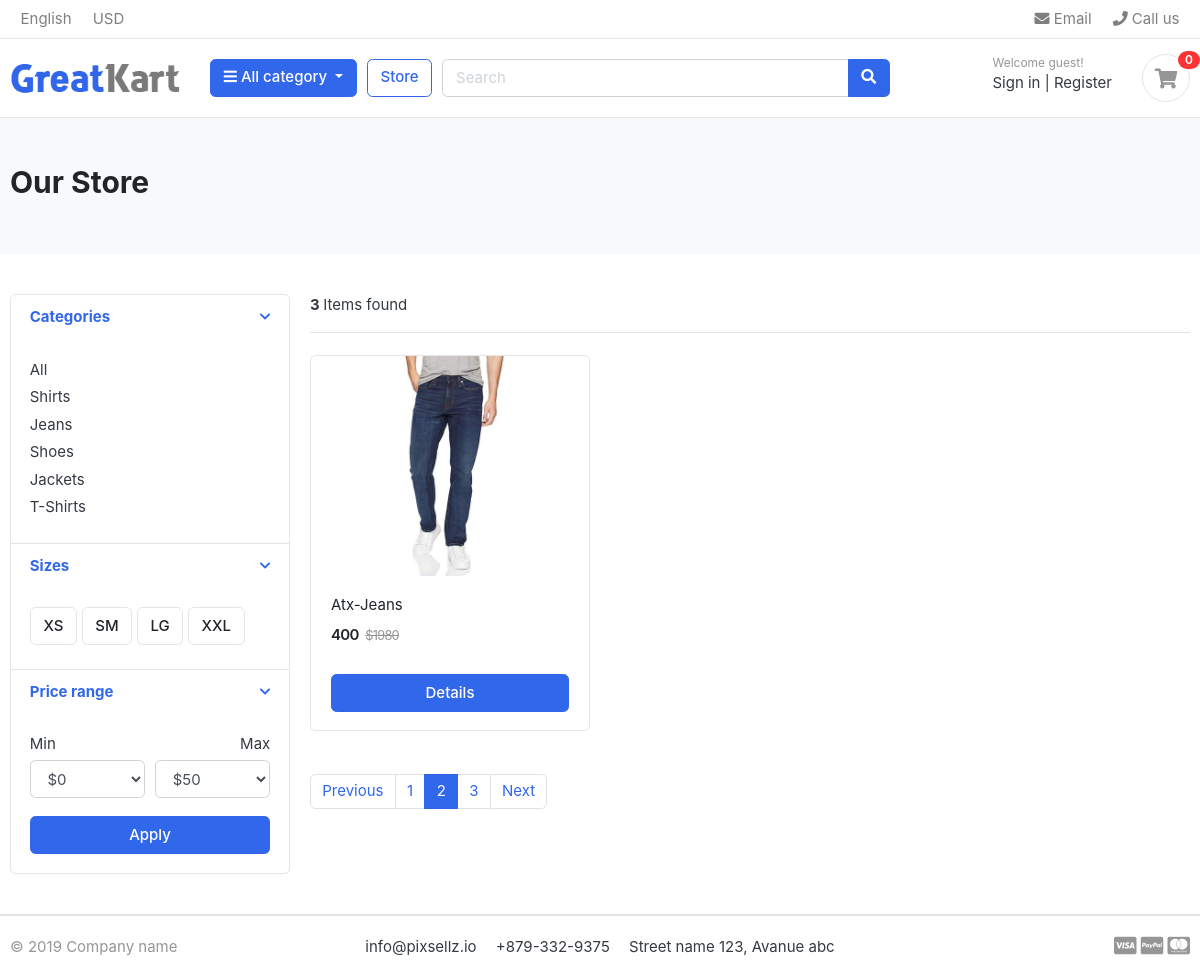
Page /store/?page=2 on the earlier database version.
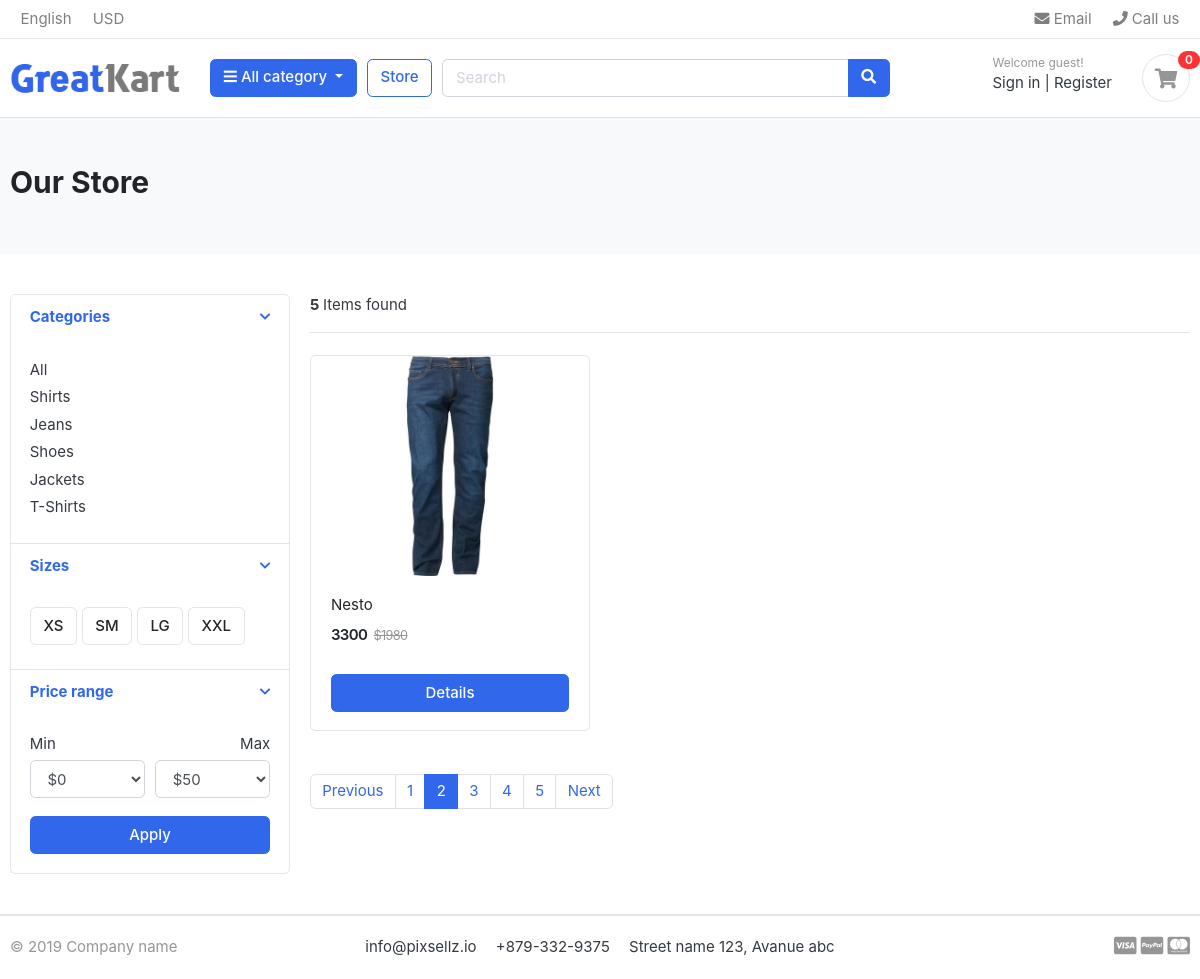
Same page on the later database version.
### category/models.py (models this page shows, shortened)
class Category(models.Model):
    category_name = models.CharField(max_length=50,unique=True)
    slug = models.SlugField(max_length=100,unique=True)
    description = models.TextField(max_length=250)
    cat_image = models.ImageField(upload_to='photos/categories', blank=True)
    class Meta:
        verbose_name = 'category'
        verbose_name_plural = 'categories'
    def get_url(self):
            return reverse('products_by_category', args=[self.slug])

### store/models.py (models this page shows, shortened)
class Product(models.Model):
    product_name = models.CharField(max_length=200, unique=True)
    slug = models.SlugField(max_length=200, unique=True)
    product_description=models.TextField(max_length=500, unique=True)
    price = models.IntegerField()
    images = models.ImageField(upload_to='photos/products')
    stock = models.IntegerField()
    is_available = models.BooleanField(default=True)
    category = models.ForeignKey(Category, on_delete=models.CASCADE)
    created_date = models.DateTimeField(auto_now_add=True)
    modified_date= models.DateTimeField(auto_now=True)
    def get_url(self):
        return reverse('product_detail', args=[self.category.slug, self.slug])

### store/views.py (the view)
# urls.py: path('store/', include('store.urls')),
def store(request, category_slug=None):
    products = None
    categories = None
    if category_slug != None:
        categories = get_object_or_404(Category,slug = category_slug)
        products = Product.objects.filter(category = categories, is_available = True).order_by('-created_date')
        paginator = Paginator(products,1)
        page = request.GET.get('page')
        paged_products = paginator.get_page(page)
        product_count = products.count()
    else:
        products = Product.objects.all().filter(is_available = True).order_by('-created_date')
        paginator = Paginator(products,1)
        page = request.GET.get('page')
        paged_products = paginator.get_page(page)
        product_count = products.count()
    context = {
        'products':paged_products,
        'product_count':product_count
    }
    return render(request, 'store/store.html', context)

### carts/context_processors.py (called while the page is built)
def counter(request):
    cart_count = 0
    if 'admin' in request.path:
        return {}
    else:
        try:
            cart = Cart.objects.filter(cart_id=_cart_id(request))
            cart_items= CartItem.objects.all().filter(cart=cart[:1])
            for cart_item in cart_items:
                cart_count = cart_count + cart_item.quantity
        except Cart.DoesNotExist:
            cart_count=0
    return dict(cart_count=cart_count)

### carts/views.py (called while the page is built)
def _cart_id(request):
    cart = request.session.session_key
    if not cart:
        cart = request.session.create()
    return cart

### category/context_processors.py (called while the page is built)
def menu_links(request):
    links = Category.objects.all()
    return dict(links=links)

### templates/store/store.html (shortened to what the changed rows need)
{% extends 'base.html'%}
{% load static %}
{% block content %}
<section class="section-pagetop bg">
    <div class="container">
        {% if 'search' in request.path %}
        <h2 class="title-page">Search Results</h2>
        {%else%}
        <h2 class="title-page">Our Store</h2>
        {% endif%}
    </div>
    </section>
<section class="section-content padding-y">
    <div class="container">
    <div class="row">
        <aside class="col-md-3">
    <div class="card">
        <article class="filter-group">
            <div class="filter-content collapse show" id="collapse_1" style="">
                <div class="card-body">
                    <ul class="list-menu">
                        {% for category in links %}
                    <li><a href="{{ category.get_url }}">{{category.category_name}}</a></li>
                        {% endfor %}
                    </ul>
                </div>
            </div>
        </article>
    </div>
        </aside>
        <main class="col-md-9">
    <header class="border-bottom mb-4 pb-3">
            <div class="form-inline">
                <span class="mr-md-auto"><b> {{ product_count }} </b> Items found </span>
            </div>
    </header>
    <div class="row">
        {% if products %}
        {% for product in products %}
        <div class="col-md-4">
            <figure class="card card-product-grid">
                <div class="img-wrap">
                    <a href="{{ product.get_url }}"><img src="{{product.images.url}}"></a>
                </div>
                <figcaption class="info-wrap">
                    <div class="fix-height">
                        <a href="{{ product.get_url }}" class="title">{{product.product_name}}</a>
                        <div class="price-wrap mt-2">
                            <span class="price">{{product.price}}</span>
                            <del class="price-old">$1980</del>
                        </div>
                    </div>
                    <a href="{{ product.get_url}}" class="btn btn-block btn-primary">Details </a>
                </figcaption>
            </figure>
        </div>
         {% endfor %}
         {% else %}
         <div class="text-center">
         <h2>No products matched your search</h2>
        </div>
        {% endif%}
    </div>
    <nav class="mt-4" aria-label="Page navigation sample">
        {% if products.has_other_pages %}
      <ul class="pagination">
        {% for i in products.paginator.page_range %}
           {% if products.number == i %}
        <li class="page-item active"><a class="page-link" href="#">{{i}}</a></li>
           {% else %}
        <li class="page-item"><a class="page-link" href="?page={{i}}">{{i}}</a></li>
           {% endif %}
        {% endfor%}
      </ul>
       {% endif %}
    </nav>
        </main>
    </div>
    </div>
    </section>
{% endblock %}

Differences in the rows shown:
no longer on this page (row unchanged): Product: images (picture), product_name "Atx-Jeans", price "400"
added Product: images (picture), product_name "Nesto", price "3300"
Other differences:
{{ product_count }}: "3" → "5"
new list line: "4"
new list line: "5"
